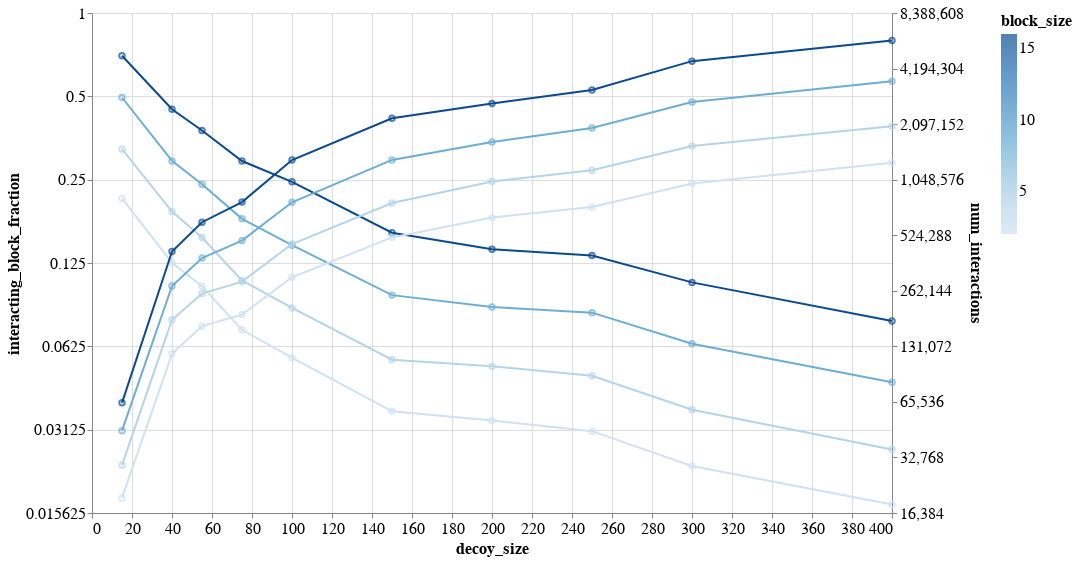

Notebook cell for this chart:
### Code cell
rec = []
for dsize, d in decoys.items():
    for bsize in (2, 4, 8, 16):
        bil = getattr(tmol.score.ljlk.cpp_potential.cpu, "block_interaction_lists_%i" % bsize)
        bit = bil(d.tmol_coords, 6.0)
        bit_frac = float(bit.shape[0]) / (d.tmol_coords.shape[0] / bsize) ** 2
        rec.append(dict(decoy_size=dsize, num_interactions = bit.shape[0] * bsize ** 2, interacting_block_fraction=bit_frac, block_size=bsize))

c = altair.Chart(pandas.DataFrame.from_records(rec)).encode(x="decoy_size")

encoding = dict(y=altair.Y("interacting_block_fraction", scale=altair.Scale(type="log", base=2)), color="block_size", )
bf = sum([c.mark_line().encode(**encoding), c.mark_point().encode(**encoding)])

encoding = dict(x="decoy_size", y=altair.Y("num_interactions", scale=altair.Scale(type="log", base=2)), color="block_size", )
ni = sum([c.mark_line().encode(**encoding), c.mark_point().encode(**encoding)])

altair.layer(bf, ni).resolve_scale(y="independent")

### Figure 1 — Vega-Lite specification as saved in the notebook (floating-point values rounded to 4 significant figures)
{"$schema": "https://vega.github.io/schema/vega-lite/v2.6.0.json", "config": {"axis": {"labelFontSize": 16, "titleFontSize": 16}, "header": {"labelFontSize": 16, "titleFontSize": 16}, "legend": {"labelFontSize": 16, "titleFontSize": 16}, "title": {"fontSize": 16}, "view": {"height": 500, "width": 800}}, "datasets": {"data-b7c426cd7ab3e08982a4b6200f27aa61": [{"block_size": 2, "decoy_size": 100, "interacting_block_fraction": 0.05686, "num_interactions": 310268}, {"block_size": 4, "decoy_size": 100, "interacting_block_fraction": 0.08603, "num_interactions": 469472}, {"block_size": 8, "decoy_size": 100, "interacting_block_fraction": 0.145, "num_interactions": 791104}, {"block_size": 16, "decoy_size": 100, "interacting_block_fraction": 0.2455, "num_interactions": 1339904}, {"block_size": 2, "decoy_size": 150, "interacting_block_fraction": 0.0364, "num_interactions": 510172}, {"block_size": 4, "decoy_size": 150, "interacting_block_fraction": 0.05594, "num_interactions": 784080}, {"block_size": 8, "decoy_size": 150, "interacting_block_fraction": 0.09569, "num_interactions": 1341376}, {"block_size": 16, "decoy_size": 150, "interacting_block_fraction": 0.1609, "num_interactions": 2254848}, {"block_size": 2, "decoy_size": 40, "interacting_block_fraction": 0.1253, "num_interactions": 119320}, {"block_size": 4, "decoy_size": 40, "interacting_block_fraction": 0.1916, "num_interactions": 182560}, {"block_size": 8, "decoy_size": 40, "interacting_block_fraction": 0.2923, "num_interactions": 278400}, {"block_size": 16, "decoy_size": 40, "interacting_block_fraction": 0.4491, "num_interactions": 427776}, {"block_size": 2, "decoy_size": 75, "interacting_block_fraction": 0.0717, "num_interactions": 194736}, {"block_size": 4, "decoy_size": 75, "interacting_block_fraction": 0.1082, "num_interactions": 293760}, {"block_size": 8, "decoy_size": 75, "interacting_block_fraction": 0.1805, "num_interactions": 490176}, {"block_size": 16, "decoy_size": 75, "interacting_block_fraction": 0.2919, "num_interactions": 792832}, {"block_size": 2, "decoy_size": 55, "interacting_block_fraction": 0.103, "num_interactions": 168788}, {"block_size": 4, "decoy_size": 55, "interacting_block_fraction": 0.1545, "num_interactions": 253136}, {"block_size": 8, "decoy_size": 55, "interacting_block_fraction": 0.2406, "num_interactions": 394240}, {"block_size": 16, "decoy_size": 55, "interacting_block_fraction": 0.3764, "num_interactions": 616704}, {"block_size": 2, "decoy_size": 15, "interacting_block_fraction": 0.2139, "num_interactions": 19772}, {"block_size": 4, "decoy_size": 15, "interacting_block_fraction": 0.3222, "num_interactions": 29776}, {"block_size": 8, "decoy_size": 15, "interacting_block_fraction": 0.4952, "num_interactions": 45760}, {"block_size": 16, "decoy_size": 15, "interacting_block_fraction": 0.7008, "num_interactions": 64768}, {"block_size": 2, "decoy_size": 400, "interacting_block_fraction": 0.01678, "num_interactions": 1294372}, {"block_size": 4, "decoy_size": 400, "interacting_block_fraction": 0.02649, "num_interactions": 2044192}, {"block_size": 8, "decoy_size": 400, "interacting_block_fraction": 0.04638, "num_interactions": 3578688}, {"block_size": 16, "decoy_size": 400, "interacting_block_fraction": 0.07711, "num_interactions": 5949696}, {"block_size": 2, "decoy_size": 250, "interacting_block_fraction": 0.03087, "num_interactions": 744740}, {"block_size": 4, "decoy_size": 250, "interacting_block_fraction": 0.04893, "num_interactions": 1180528}, {"block_size": 8, "decoy_size": 250, "interacting_block_fraction": 0.08271, "num_interactions": 1995648}, {"block_size": 16, "decoy_size": 250, "interacting_block_fraction": 0.1331, "num_interactions": 3210496}, {"block_size": 2, "decoy_size": 200, "interacting_block_fraction": 0.03376, "num_interactions": 653568}, {"block_size": 4, "decoy_size": 200, "interacting_block_fraction": 0.05294, "num_interactions": 1025008}, {"block_size": 8, "decoy_size": 200, "interacting_block_fraction": 0.08674, "num_interactions": 1679232}, {"block_size": 16, "decoy_size": 200, "interacting_block_fraction": 0.1401, "num_interactions": 2712832}, {"block_size": 2, "decoy_size": 300, "interacting_block_fraction": 0.02308, "num_interactions": 998248}, {"block_size": 4, "decoy_size": 300, "interacting_block_fraction": 0.03686, "num_interactions": 1593984}, {"block_size": 8, "decoy_size": 300, "interacting_block_fraction": 0.06383, "num_interactions": 2760192}, {"block_size": 16, "decoy_size": 300, "interacting_block_fraction": 0.1064, "num_interactions": 4600064}]}, "layer": [{"layer": [{"data": {"name": "data-b7c426cd7ab3e08982a4b6200f27aa61"}, "encoding": {"color": {"field": "block_size", "type": "quantitative"}, "x": {"field": "decoy_size", "type": "quantitative"}, "y": {"field": "interacting_block_fraction", "scale": {"base": 2, "type": "log"}, "type": "quantitative"}}, "mark": "line"}, {"data": {"name": "data-b7c426cd7ab3e08982a4b6200f27aa61"}, "encoding": {"color": {"field": "block_size", "type": "quantitative"}, "x": {"field": "decoy_size", "type": "quantitative"}, "y": {"field": "interacting_block_fraction", "scale": {"base": 2, "type": "log"}, "type": "quantitative"}}, "mark": "point"}]}, {"layer": [{"data": {"name": "data-b7c426cd7ab3e08982a4b6200f27aa61"}, "encoding": {"color": {"field": "block_size", "type": "quantitative"}, "x": {"field": "decoy_size", "type": "quantitative"}, "y": {"field": "num_interactions", "scale": {"base": 2, "type": "log"}, "type": "quantitative"}}, "mark": "line"}, {"data": {"name": "data-b7c426cd7ab3e08982a4b6200f27aa61"}, "encoding": {"color": {"field": "block_size", "type": "quantitative"}, "x": {"field": "decoy_size", "type": "quantitative"}, "y": {"field": "num_interactions", "scale": {"base": 2, "type": "log"}, "type": "quantitative"}}, "mark": "point"}]}], "resolve": {"scale": {"color": "shared", "x": "shared", "y": "independent"}}}
